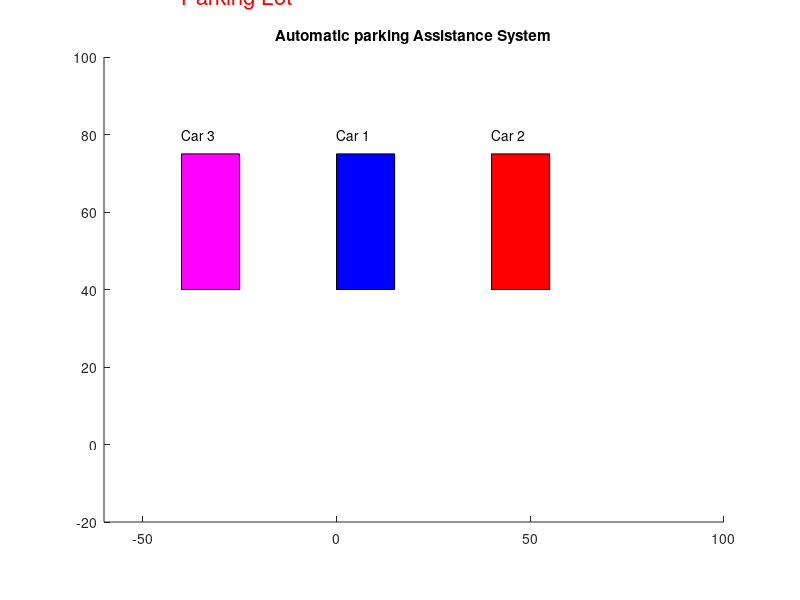

Source code (MATLAB): (Note: this script raises an error after producing the figure.)
clc
close all
clearvars
    
%% Declare global variables

global wl;
global ww;
global D;
global L;
global WSeta; 

wl=7;
ww=2;
    A=15;
    L=20;
    D=5;
    F=8;
    B=L+D+F;

 %% Rectangle Coordinates for Parked car 1
    Parked_Car1x1=0;
    Parked_Car1y1=40;
    Parked_Car1x2=Parked_Car1x1;
    Parked_Car1y2=75;
    Parked_Car1x3=15;
    Parked_Car1y3=Parked_Car1y2;
    Parked_Car1x4=Parked_Car1x3;
    Parked_Car1y4=Parked_Car1y1;

    %% Rectangle Coordinates for Parked car 2
    
    Parked_Car2x1=40;
    Parked_Car2y1=40;
    Parked_Car2x2=Parked_Car2x1;
    Parked_Car2y2=75;
    Parked_Car2x3=55;
    Parked_Car2y3=Parked_Car2y2;
    Parked_Car2x4=Parked_Car2x3;
    Parked_Car2y4=Parked_Car2y1;
    
    
    %% Rectangle Coordinates for Parked car 3
    Parked_Car3x1=-40;
    Parked_Car3y1=40;
    Parked_Car3x2=Parked_Car3x1;
    Parked_Car3y2=75;
    Parked_Car3x3=-25;
    Parked_Car3y3=Parked_Car3y2;
    Parked_Car3x4=Parked_Car3x3;
    Parked_Car3y4=Parked_Car3y1;
    

%%  Tuning Parameters

    WSeta=50; 
    WSeta=(WSeta/180)*pi; % degree to radians
    xi=Parked_Car2x2-3;
    yi=Parked_Car2y2+25;
    f1e=40;


   %% Simulation Setup
   
    axis([-60 100 -20 100],'equal');
    t=0:0.01:pi;
    seta=2*t;
    Xc=xi-(L/tan(WSeta));
    Yc=yi+D;
    
    
    Rbl=sqrt(D^2+(L/tan(WSeta))^2);
    phi=atan(D/(L/tan(WSeta)));

%% Initialize start scenario

            i=1;
            x=Xc+Rbl*cos(seta(i)+phi);
            y=Yc-Rbl*sin(seta(i)+phi);
            patch([Parked_Car2x1 Parked_Car2x2 Parked_Car2x3 Parked_Car2x4],[Parked_Car2y1 Parked_Car2y2 Parked_Car2y3 Parked_Car2y4],[1 0 0]);
            patch([Parked_Car1x1 Parked_Car1x2 Parked_Car1x3 Parked_Car1x4],[Parked_Car1y1 Parked_Car1y2 Parked_Car1y3 Parked_Car1y4],[0 0 1]);
            patch([Parked_Car3x1 Parked_Car3x2 Parked_Car3x3 Parked_Car3x4],[Parked_Car3y1 Parked_Car3y2 Parked_Car3y3 Parked_Car3y4],[1 0 1]);
            title("Automatic parking Assistance System");
            text(Parked_Car1x2,Parked_Car1y2+5,"Car 1");
            text(Parked_Car2x2,Parked_Car2y2+5,"Car 2");
            text(Parked_Car3x2,Parked_Car3y2+5,"Car 3");
            text(Parked_Car3x2,Parked_Car3y2+40,"Parking Lot",'Color','red','FontSize',16);
            Turn1(x,y,A,B,seta(i));
            pause(4);


%% Car Parking Simulation Scenario

    for i=2:f1e
            x=Xc+Rbl*cos(seta(i)+phi);
            y=Yc-Rbl*sin(seta(i)+phi);
            cla;
            patch([Parked_Car2x1 Parked_Car2x2 Parked_Car2x3 Parked_Car2x4],[Parked_Car2y1 Parked_Car2y2 Parked_Car2y3 Parked_Car2y4],[1 0 0]);
            patch([Parked_Car1x1 Parked_Car1x2 Parked_Car1x3 Parked_Car1x4],[Parked_Car1y1 Parked_Car1y2 Parked_Car1y3 Parked_Car1y4],[0 0 1]);
            patch([Parked_Car3x1 Parked_Car3x2 Parked_Car3x3 Parked_Car3x4],[Parked_Car3y1 Parked_Car3y2 Parked_Car3y3 Parked_Car3y4],[1 0 1]);
            text(Parked_Car1x2,Parked_Car1y2+5,"Car 1");
            text(Parked_Car2x2,Parked_Car2y2+5,"Car 2");
            text(Parked_Car3x2,Parked_Car3y2+5,"Car 3");
           text(Parked_Car3x2,Parked_Car3y2+40,"Parking Lot",'Color','red','FontSize',16);
            Turn1(x,y,A,B,seta(i));
            pause(.05);
    end




     xi=x+A*cos(seta(f1e));
     yi=y-A*sin(seta(f1e));
    Xc=xi+Rbl*cos(seta(f1e));
    Yc=yi-Rbl*sin(seta(f1e));
    pause(1);


    
    for i=f1e:-1:1
            x=Xc-Rbl*cos(seta(i));
            y=Yc+Rbl*sin(seta(i));
            cla;
            patch([Parked_Car2x1 Parked_Car2x2 Parked_Car2x3 Parked_Car2x4],[Parked_Car2y1 Parked_Car2y2 Parked_Car2y3 Parked_Car2y4],[1 0 0]);
            patch([Parked_Car1x1 Parked_Car1x2 Parked_Car1x3 Parked_Car1x4],[Parked_Car1y1 Parked_Car1y2 Parked_Car1y3 Parked_Car1y4],[0 0 1]);
            patch([Parked_Car3x1 Parked_Car3x2 Parked_Car3x3 Parked_Car3x4],[Parked_Car3y1 Parked_Car3y2 Parked_Car3y3 Parked_Car3y4],[1 0 1]);
            text(Parked_Car1x2,Parked_Car1y2+5,"Car 1");
            text(Parked_Car2x2,Parked_Car2y2+5,"Car 2");
            text(Parked_Car3x2,Parked_Car3y2+5,"Car 3");
           text(Parked_Car3x2,Parked_Car3y2+40,"Parking Lot",'Color','red','FontSize',16);
            [xa1, xb1, xb2, xa2, ya1, yb1, yb2, ya2]=Turn2(x,y,A,B,seta(i));
            pause(.05);
    end

    
 pause(1);
 for i=1:50
 ya1=ya1-.5;
 yb1=yb1-.5;
 ya2=ya2-.5;
 yb2=yb2-.5;
 cla;
 patch([Parked_Car2x1 Parked_Car2x2 Parked_Car2x3 Parked_Car2x4],[Parked_Car2y1 Parked_Car2y2 Parked_Car2y3 Parked_Car2y4],[1 0 0]);
 patch([Parked_Car1x1 Parked_Car1x2 Parked_Car1x3 Parked_Car1x4],[Parked_Car1y1 Parked_Car1y2 Parked_Car1y3 Parked_Car1y4],[0 0 1]); 
 patch([Parked_Car3x1 Parked_Car3x2 Parked_Car3x3 Parked_Car3x4],[Parked_Car3y1 Parked_Car3y2 Parked_Car3y3 Parked_Car3y4],[1 0 1]);
 patch([xa1 xb1 xb2 xa2],[ya1 yb1 yb2 ya2],[0 1 0]);
 text(Parked_Car1x2,Parked_Car1y2+5,"Car 1");
text(Parked_Car2x2,Parked_Car2y2+5,"Car 2");
text(Parked_Car3x2,Parked_Car3y2+5,"Car 3");
text(Parked_Car3x2,Parked_Car3y2+40,"Parking Lot",'Color','red','FontSize',16);
 ya11=ya1+(D-wl/2);
 yb11=ya11+wl;
 ya21=ya2+(D-wl/2);
 yb21=ya21+wl;
 xa11=xa2+(ww/2);
 xb11=xa2+(ww/2);
 xa21=xa2-(ww/2);
 xb21=xa2-(ww/2);
 patch([xa11 xb11 xb21 xa21],[ya11 yb11 yb21 ya21],[0 0 0]);
 xa22=xa1-(ww/2);
 xb22=xa1-(ww/2);
 xa12=xa1+(ww/2);
 xb12=xa1+(ww/2);
 patch([xa12 xb12 xb22 xa22],[ya11 yb11 yb21 ya21],[0 0 0]);
 ya13=ya11+L;
 yb13=yb11+L;
 patch([xa11 xb11 xb21 xa21],[ya13 yb13 yb13 ya13],[0 0 0]);
 patch([xa12 xb12 xb22 xa22],[ya13 yb13 yb13 ya13],[0 0 0]);
 
 pause(.02);
 end
    
 disp("The car is parked in between Blue and Red car as it is the Shortest distance from the Car's Initial position to avilable Parking space")